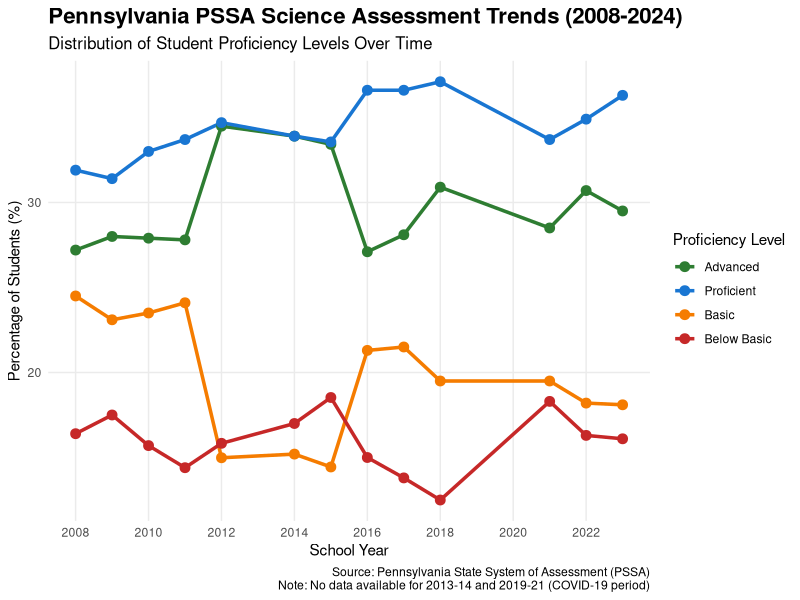
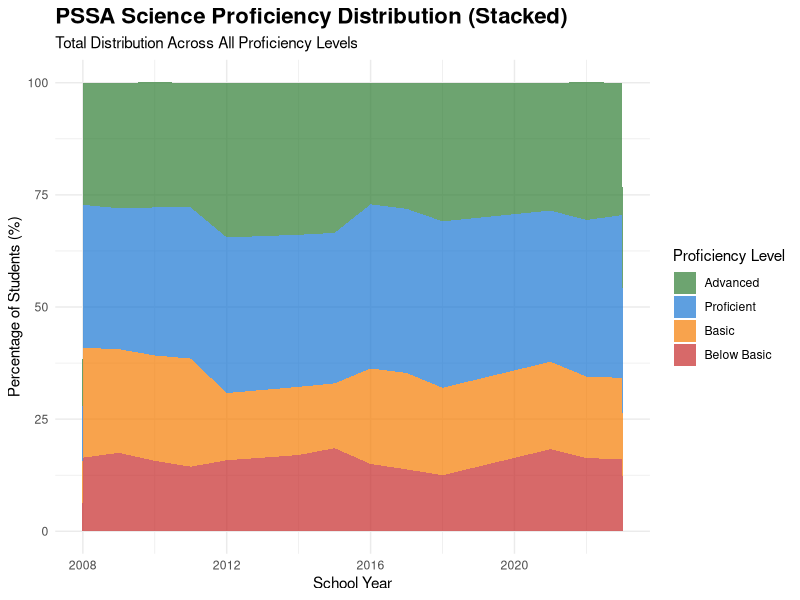
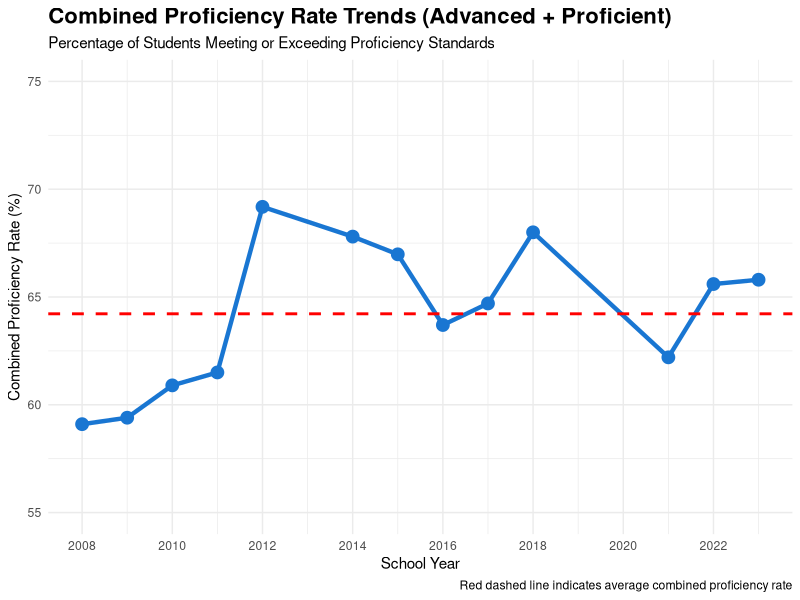
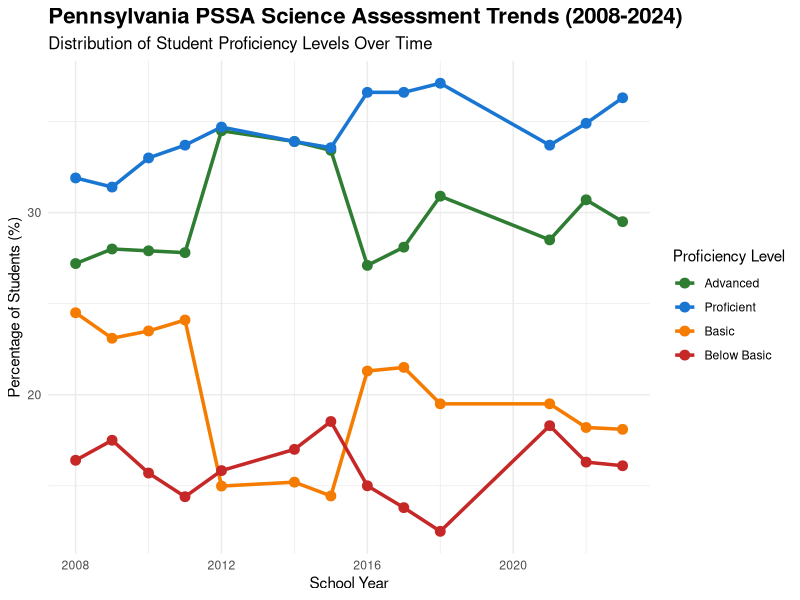

Recreate these plots in R, in order.
# PSSA Science Assessment Analysis
# Pennsylvania State System of Assessment (2008-2024)
# Authors: Ritvik Kothapalyam & Amal Parekh

# Load required libraries
library(tidyverse)
library(ggplot2)

# Create the dataset manually from the PDF data
pssa_data <- data.frame(
  LocationType = rep("State", 52),
  Location = rep("Pennsylvania", 52),
  Score = c(
    # 2008-09
    "Advanced", "Proficient", "Basic", "Below Basic",
    # 2009-10
    "Advanced", "Proficient", "Basic", "Below Basic",
    # 2010-11
    "Advanced", "Proficient", "Basic", "Below Basic",
    # 2011-12
    "Advanced", "Proficient", "Basic", "Below Basic",
    # 2012-13
    "Advanced", "Proficient", "Basic", "Below Basic",
    # 2014-15
    "Advanced", "Proficient", "Basic", "Below Basic",
    # 2015-16
    "Advanced", "Proficient", "Basic", "Below Basic",
    # 2016-17
    "Advanced", "Proficient", "Basic", "Below Basic",
    # 2017-18
    "Advanced", "Proficient", "Basic", "Below Basic",
    # 2018-19
    "Advanced", "Proficient", "Basic", "Below Basic",
    # 2021-22
    "Advanced", "Proficient", "Basic", "Below Basic",
    # 2022-23
    "Advanced", "Proficient", "Basic", "Below Basic",
    # 2023-24
    "Advanced", "Proficient", "Basic", "Below Basic"
  ),
  TimeFrame = c(
    rep("2008-09", 4), rep("2009-10", 4), rep("2010-11", 4), rep("2011-12", 4),
    rep("2012-13", 4), rep("2014-15", 4), rep("2015-16", 4), rep("2016-17", 4),
    rep("2017-18", 4), rep("2018-19", 4), rep("2021-22", 4), rep("2022-23", 4),
    rep("2023-24", 4)
  ),
  DataFormat = rep("Percent", 52),
  Data = c(
    # 2008-09
    0.272, 0.319, 0.245, 0.164,
    # 2009-10
    0.280, 0.314, 0.231, 0.175,
    # 2010-11
    0.279, 0.330, 0.235, 0.157,
    # 2011-12
    0.278, 0.337, 0.241, 0.144,
    # 2012-13
    0.34487, 0.34694, 0.14985, 0.15834,
    # 2014-15
    0.339, 0.339, 0.152, 0.170,
    # 2015-16
    0.33418, 0.3356, 0.14443, 0.18529,
    # 2016-17
    0.271, 0.366, 0.213, 0.150,
    # 2017-18
    0.281, 0.366, 0.215, 0.138,
    # 2018-19
    0.309, 0.371, 0.195, 0.125,
    # 2021-22
    0.285, 0.337, 0.195, 0.183,
    # 2022-23
    0.307, 0.349, 0.182, 0.163,
    # 2023-24
    0.295, 0.363, 0.181, 0.161
  )
)

# Convert Data to percentage (multiply by 100)
pssa_data$Percentage <- pssa_data$Data * 100

# Set factor levels for Score to maintain proper order
pssa_data$Score <- factor(pssa_data$Score, 
                          levels = c("Advanced", "Proficient", "Basic", "Below Basic"))

# Create a year variable for easier plotting
pssa_data$Year <- as.numeric(substr(pssa_data$TimeFrame, 1, 4))

# Display the cleaned data
print("PSSA Science Assessment Data (2008-2024)")
print(head(pssa_data, 10))

# Summary statistics
cat("\n=== SUMMARY STATISTICS ===\n")
summary_stats <- pssa_data %>%
  group_by(Score) %>%
  summarize(
    Mean_Percentage = mean(Percentage),
    Min_Percentage = min(Percentage),
    Max_Percentage = max(Percentage),
    SD_Percentage = sd(Percentage)
  )
print(summary_stats)

# Calculate combined proficiency rates (Advanced + Proficient)
proficiency_rates <- pssa_data %>%
  filter(Score %in% c("Advanced", "Proficient")) %>%
  group_by(TimeFrame, Year) %>%
  summarize(Combined_Proficiency = sum(Percentage), .groups = "drop")

cat("\n=== COMBINED PROFICIENCY RATES (Advanced + Proficient) ===\n")
print(proficiency_rates)

# GRAPH 1: Line Chart showing trends over time
print("Creating Graph 1: Line Chart of All Proficiency Levels...")
ggplot(pssa_data, aes(x = Year, y = Percentage, color = Score, group = Score)) +
  geom_line(size = 1.2) +
  geom_point(size = 3) +
  scale_color_manual(values = c("Advanced" = "#2E7D32", 
                                "Proficient" = "#1976D2",
                                "Basic" = "#F57C00",
                                "Below Basic" = "#C62828")) +
  labs(
    title = "Pennsylvania PSSA Science Assessment Trends (2008-2024)",
    subtitle = "Distribution of Student Proficiency Levels Over Time",
    x = "School Year",
    y = "Percentage of Students (%)",
    color = "Proficiency Level",
    caption = "Source: Pennsylvania State System of Assessment (PSSA)\nNote: No data available for 2013-14 and 2019-21 (COVID-19 period)"
  ) +
  theme_minimal() +
  theme(
    plot.title = element_text(size = 16, face = "bold"),
    plot.subtitle = element_text(size = 12),
    legend.position = "right",
    panel.grid.minor = element_blank()
  ) +
  scale_x_continuous(breaks = seq(2008, 2023, 2))

# GRAPH 2: Stacked Area Chart
print("Creating Graph 2: Stacked Area Chart...")
ggplot(pssa_data, aes(x = Year, y = Percentage, fill = Score)) +
  geom_area(alpha = 0.7) +
  scale_fill_manual(values = c("Advanced" = "#2E7D32", 
                               "Proficient" = "#1976D2",
                               "Basic" = "#F57C00",
                               "Below Basic" = "#C62828")) +
  labs(
    title = "PSSA Science Proficiency Distribution (Stacked)",
    subtitle = "Total Distribution Across All Proficiency Levels",
    x = "School Year",
    y = "Percentage of Students (%)",
    fill = "Proficiency Level"
  ) +
  theme_minimal() +
  theme(plot.title = element_text(size = 16, face = "bold"))

# GRAPH 3: Combined Proficiency Rate Chart
print("Creating Graph 3: Combined Proficiency Rate...")
ggplot(proficiency_rates, aes(x = Year, y = Combined_Proficiency)) +
  geom_line(color = "#1976D2", size = 1.5) +
  geom_point(color = "#1976D2", size = 4) +
  geom_hline(yintercept = mean(proficiency_rates$Combined_Proficiency), 
             linetype = "dashed", color = "red", size = 1) +
  labs(
    title = "Combined Proficiency Rate Trends (Advanced + Proficient)",
    subtitle = "Percentage of Students Meeting or Exceeding Proficiency Standards",
    x = "School Year",
    y = "Combined Proficiency Rate (%)",
    caption = "Red dashed line indicates average combined proficiency rate"
  ) +
  theme_minimal() +
  theme(plot.title = element_text(size = 16, face = "bold")) +
  scale_x_continuous(breaks = seq(2008, 2023, 2)) +
  ylim(55, 75)

cat("\n=== ANALYSIS COMPLETE ===\n")
cat("Three graphs have been created!\n")
cat("Look at the 'Plots' pane (bottom-right) to view them.\n")
cat("Use the arrow buttons to navigate between graphs.\n")
cat("Click 'Export' to save graphs as images.\n")






## COPY THIS CODE INTO CONSOLE TO PRODUCE GRAPHS
# Convert Data to percentage (multiply by 100)
pssa_data$Percentage <- pssa_data$Data * 100

# Set factor levels for Score to maintain proper order
pssa_data$Score <- factor(pssa_data$Score, 
                          levels = c("Advanced", "Proficient", "Basic", "Below Basic"))

# Create a year variable for easier plotting
pssa_data$Year <- as.numeric(substr(pssa_data$TimeFrame, 1, 4))

# GRAPH 1: Line Chart showing trends over time
ggplot(pssa_data, aes(x = Year, y = Percentage, color = Score, group = Score)) +
  geom_line(linewidth = 1.2) +
  geom_point(size = 3) +
  scale_color_manual(values = c("Advanced" = "#2E7D32", 
                                 "Proficient" = "#1976D2",
                                 "Basic" = "#F57C00",
                                 "Below Basic" = "#C62828")) +
  labs(
    title = "Pennsylvania PSSA Science Assessment Trends (2008-2024)",
    subtitle = "Distribution of Student Proficiency Levels Over Time",
    x = "School Year",
    y = "Percentage of Students (%)",
    color = "Proficiency Level"
  ) +
  theme_minimal() +
  theme(
    plot.title = element_text(size = 16, face = "bold"),
    plot.subtitle = element_text(size = 12),
    legend.position = "right"
  )
